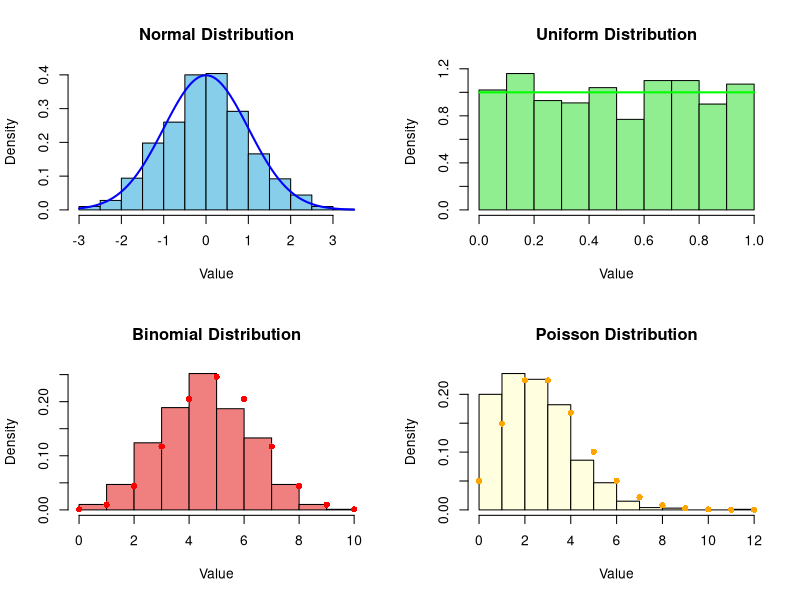

Recreate this plot in R.
# Set seed for reproducibility
set.seed(123)

# Simulate data from Normal Distribution
n_normal <- 1000
mean_normal <- 0
sd_normal <- 1
data_normal <- rnorm(n_normal, mean = mean_normal, sd = sd_normal)

# Simulate data from Uniform Distribution
n_uniform <- 1000
min_uniform <- 0
max_uniform <- 1
data_uniform <- runif(n_uniform, min = min_uniform, max = max_uniform)

# Simulate data from Binomial Distribution
n_binomial <- 1000
size_binomial <- 10
prob_binomial <- 0.5
data_binomial <- rbinom(n_binomial, size = size_binomial, prob = prob_binomial)

# Simulate data from Poisson Distribution
n_poisson <- 1000
lambda_poisson <- 3
data_poisson <- rpois(n_poisson, lambda = lambda_poisson)

# Plotting
jpeg("output_plot.jpg", width = 800, height = 600)
par(mfrow = c(2, 2))

hist(data_normal, main = "Normal Distribution", col = "skyblue", xlab = "Value", probability = TRUE)
curve(dnorm(x, mean = mean_normal, sd = sd_normal), col = "blue", lwd = 2, add = TRUE)

hist(data_uniform, main = "Uniform Distribution", col = "lightgreen", xlab = "Value", probability = TRUE)
curve(dunif(x, min = min_uniform, max = max_uniform), col = "green", lwd = 2, add = TRUE)

hist(data_binomial, main = "Binomial Distribution", col = "lightcoral", xlab = "Value", probability = TRUE)
x_values <- seq(0, size_binomial, by = 1)
points(x_values, dbinom(x_values, size = size_binomial, prob = prob_binomial), col = "red", pch = 16)

hist(data_poisson, main = "Poisson Distribution", col = "lightyellow", xlab = "Value", probability = TRUE)
x_values <- seq(0, max(data_poisson), by = 1)
points(x_values, dpois(x_values, lambda = lambda_poisson), col = "orange", pch = 16)

dev.off()  # Chiudi il dispositivo grafico
